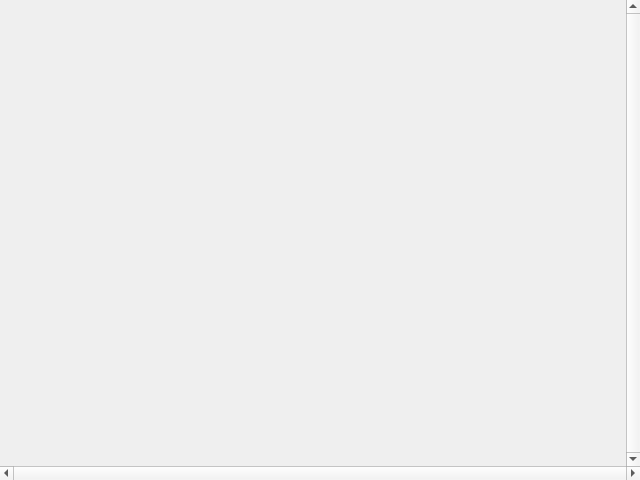
<?xml version="1.0" encoding="UTF-8"?>
<ui version="4.0">
 <class>Video</class>
 <widget class="QWidget" name="Video">
  <property name="geometry">
   <rect>
    <x>0</x>
    <y>0</y>
    <width>640</width>
    <height>480</height>
   </rect>
  </property>
  <property name="windowTitle">
   <string>Form</string>
  </property>
  <layout class="QGridLayout" name="gridLayout" rowstretch="1,0" columnstretch="1,0">
   <property name="leftMargin">
    <number>0</number>
   </property>
   <property name="topMargin">
    <number>0</number>
   </property>
   <property name="rightMargin">
    <number>0</number>
   </property>
   <property name="bottomMargin">
    <number>0</number>
   </property>
   <property name="spacing">
    <number>0</number>
   </property>
   <item row="1" column="0" colspan="2">
    <widget class="QScrollBar" name="x_sb">
     <property name="maximum">
      <number>0</number>
     </property>
     <property name="tracking">
      <bool>true</bool>
     </property>
     <property name="orientation">
      <enum>Qt::Horizontal</enum>
     </property>
    </widget>
   </item>
   <item row="0" column="1">
    <widget class="QScrollBar" name="y_sb">
     <property name="maximum">
      <number>0</number>
     </property>
     <property name="tracking">
      <bool>true</bool>
     </property>
     <property name="orientation">
      <enum>Qt::Vertical</enum>
     </property>
    </widget>
   </item>
  </layout>
 </widget>
 <customwidgets>
  <customwidget>
   <class>QGLWidget</class>
   <extends>QWidget</extends>
   <header>qgl.h</header>
   <container>1</container>
  </customwidget>
 </customwidgets>
 <resources/>
 <connections/>
</ui>
